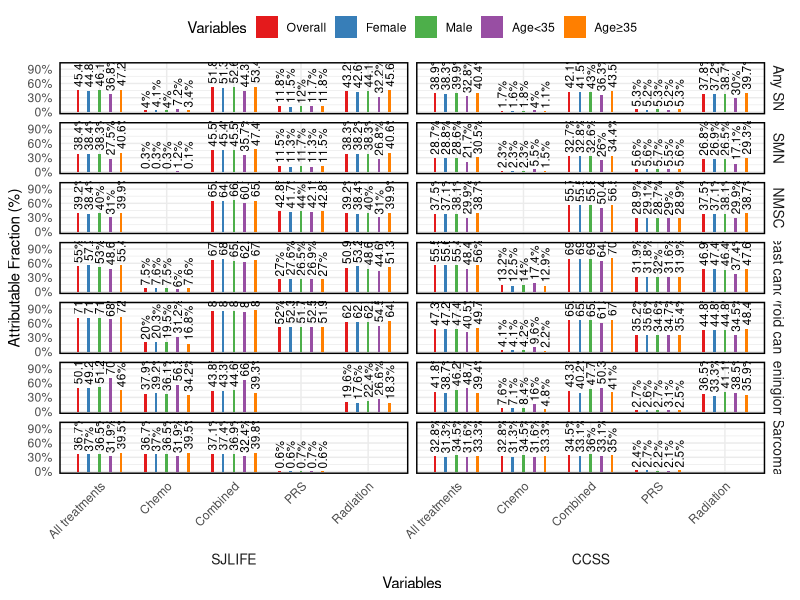

The R source for this figure:
library(ggplot2)

# Your data
df <- read.table(text = "Cohort	SN_types	Variables	Overall	Female	Male	Age<35	Age≥35
SJLIFE	Any SN (605)	Radiation	0.432	0.426	0.441	0.322	0.456
SJLIFE	Any SN (605)	Chemo	0.04	0.041	0.04	0.072	0.034
SJLIFE	Any SN (605)	All treatments	0.454	0.448	0.461	0.368	0.472
SJLIFE	Any SN (605)	PRS	0.118	0.115	0.12	0.117	0.118
SJLIFE	Any SN (605)	Lifestyle	NA	NA	NA	NA	NA
SJLIFE	Any SN (605)	Combined	0.518	0.513	0.526	0.443	0.534
SJLIFE	SMN (462)	Radiation	0.383	0.382	0.383	0.268	0.406
SJLIFE	SMN (462)	Chemo	0.003	0.003	0.003	0.012	0.001
SJLIFE	SMN (462)	All treatments	0.384	0.384	0.383	0.275	0.406
SJLIFE	SMN (462)	PRS	0.115	0.113	0.117	0.113	0.115
SJLIFE	SMN (462)	Lifestyle	NA	NA	NA	NA	NA
SJLIFE	SMN (462)	Combined	0.455	0.454	0.455	0.357	0.474
SJLIFE	NMSC (249)	Radiation	0.392	0.384	0.4	0.31	0.399
SJLIFE	NMSC (249)	Chemo	NA	NA	NA	NA	NA
SJLIFE	NMSC (249)	All treatments	0.392	0.384	0.4	0.31	0.399
SJLIFE	NMSC (249)	PRS	0.428	0.417	0.44	0.421	0.428
SJLIFE	NMSC (249)	Lifestyle	NA	NA	NA	NA	NA
SJLIFE	NMSC (249)	Combined	0.652	0.644	0.662	0.601	0.657
SJLIFE	Breast cancer (76)	Radiation	0.509	0.532	0.486	0.446	0.513
SJLIFE	Breast cancer (76)	Chemo	0.075	0.076	0.075	0.06	0.076
SJLIFE	Breast cancer (76)	All treatments	0.55	0.572	0.53	0.486	0.554
SJLIFE	Breast cancer (76)	PRS	0.27	0.276	0.265	0.269	0.27
SJLIFE	Breast cancer (76)	Lifestyle	NA	NA	NA	NA	NA
SJLIFE	Breast cancer (76)	Combined	0.672	0.689	0.655	0.622	0.675
SJLIFE	Thyroid cancer (86)	Radiation	0.624	0.626	0.622	0.545	0.647
SJLIFE	Thyroid cancer (86)	Chemo	0.2	0.203	0.195	0.312	0.168
SJLIFE	Thyroid cancer (86)	All treatments	0.714	0.716	0.712	0.68	0.724
SJLIFE	Thyroid cancer (86)	PRS	0.52	0.523	0.517	0.525	0.519
SJLIFE	Thyroid cancer (86)	Lifestyle	NA	NA	NA	NA	NA
SJLIFE	Thyroid cancer (86)	Combined	0.862	0.863	0.861	0.844	0.867
SJLIFE	Meningioma (149)	Radiation	0.196	0.176	0.224	0.266	0.183
SJLIFE	Meningioma (149)	Chemo	0.379	0.392	0.361	0.563	0.342
SJLIFE	Meningioma (149)	All treatments	0.501	0.492	0.512	0.704	0.46
SJLIFE	Meningioma (149)	PRS	-0.125	-0.116	-0.137	-0.13	-0.124
SJLIFE	Meningioma (149)	Lifestyle	NA	NA	NA	NA	NA
SJLIFE	Meningioma (149)	Combined	0.438	0.433	0.446	0.666	0.393
SJLIFE	Sarcoma (32)	Radiation	NA	NA	NA	NA	NA
SJLIFE	Sarcoma (32)	Chemo	0.367	0.37	0.365	0.319	0.395
SJLIFE	Sarcoma (32)	All treatments	0.367	0.37	0.365	0.319	0.395
SJLIFE	Sarcoma (32)	PRS	0.006	0.006	0.007	0.007	0.006
SJLIFE	Sarcoma (32)	Lifestyle	NA	NA	NA	NA	NA
SJLIFE	Sarcoma (32)	Combined	0.371	0.374	0.369	0.324	0.398
CCSS	Any SN (1611)	Radiation	0.378	0.372	0.387	0.3	0.397
CCSS	Any SN (1611)	Chemo	0.017	0.016	0.018	0.04	0.011
CCSS	Any SN (1611)	All treatments	0.389	0.383	0.399	0.328	0.404
CCSS	Any SN (1611)	PRS	0.053	0.052	0.053	0.052	0.053
CCSS	Any SN (1611)	Lifestyle	NA	NA	NA	NA	NA
CCSS	Any SN (1611)	Combined	0.421	0.415	0.43	0.363	0.435
CCSS	SMN (762)	Radiation	0.268	0.269	0.265	0.171	0.293
CCSS	SMN (762)	Chemo	0.023	0.023	0.023	0.055	0.015
CCSS	SMN (762)	All treatments	0.287	0.288	0.286	0.217	0.305
CCSS	SMN (762)	PRS	0.056	0.056	0.057	0.055	0.056
CCSS	SMN (762)	Lifestyle	NA	NA	NA	NA	NA
CCSS	SMN (762)	Combined	0.327	0.328	0.326	0.26	0.344
CCSS	NMSC (769)	Radiation	0.375	0.371	0.381	0.299	0.387
CCSS	NMSC (769)	Chemo	NA	NA	NA	NA	NA
CCSS	NMSC (769)	All treatments	0.375	0.371	0.381	0.299	0.387
CCSS	NMSC (769)	PRS	0.289	0.291	0.287	0.29	0.289
CCSS	NMSC (769)	Lifestyle	NA	NA	NA	NA	NA
CCSS	NMSC (769)	Combined	0.557	0.555	0.558	0.504	0.565
CCSS	Breast cancer (294)	Radiation	0.469	0.474	0.464	0.374	0.476
CCSS	Breast cancer (294)	Chemo	0.132	0.125	0.14	0.174	0.129
CCSS	Breast cancer (294)	All treatments	0.555	0.556	0.554	0.484	0.56
CCSS	Breast cancer (294)	PRS	0.319	0.318	0.32	0.316	0.319
CCSS	Breast cancer (294)	Lifestyle	NA	NA	NA	NA	NA
CCSS	Breast cancer (294)	Combined	0.697	0.698	0.697	0.646	0.701
CCSS	Thyroid cancer (163)	Radiation	0.448	0.448	0.448	0.345	0.484
CCSS	Thyroid cancer (163)	Chemo	0.041	0.041	0.042	0.096	0.022
CCSS	Thyroid cancer (163)	All treatments	0.473	0.472	0.474	0.405	0.497
CCSS	Thyroid cancer (163)	PRS	0.352	0.356	0.346	0.347	0.354
CCSS	Thyroid cancer (163)	Lifestyle	NA	NA	NA	NA	NA
CCSS	Thyroid cancer (163)	Combined	0.659	0.659	0.658	0.613	0.675
CCSS	Meningioma (255)	Radiation	0.365	0.333	0.411	0.385	0.359
CCSS	Meningioma (255)	Chemo	0.076	0.071	0.084	0.16	0.048
CCSS	Meningioma (255)	All treatments	0.418	0.387	0.462	0.487	0.394
CCSS	Meningioma (255)	PRS	0.027	0.026	0.027	0.031	0.025
CCSS	Meningioma (255)	Lifestyle	NA	NA	NA	NA	NA
CCSS	Meningioma (255)	Combined	0.433	0.402	0.477	0.503	0.41
CCSS	Sarcoma (60)	Radiation	NA	NA	NA	NA	NA
CCSS	Sarcoma (60)	Chemo	0.328	0.313	0.345	0.316	0.333
CCSS	Sarcoma (60)	All treatments	0.328	0.313	0.345	0.316	0.333
CCSS	Sarcoma (60)	PRS	0.024	0.027	0.022	0.021	0.025
CCSS	Sarcoma (60)	Lifestyle	NA	NA	NA	NA	NA
CCSS	Sarcoma (60)	Combined	0.345	0.331	0.36	0.331	0.35
", header = TRUE, sep = "\t", check.names = FALSE)

df <- df[!grepl("Lifestyle", df$Variables),]

df$n <- gsub("\\D", "", df$SN_types)
df$SN_types <- sub("\\s*\\(.*", "", df$SN_types)

# Melt the data to long format
df_melted <- reshape2::melt(df, id.vars = c("SN_types", "Cohort", "Variables", "n"))
df_melted$value <- df_melted$value *100

## Fix the plot positions
df_melted$SN_types <- factor(df_melted$SN_types, levels = c("Any SN", "SMN", "NMSC", "Breast cancer", "Thyroid cancer", "Meningioma", "Sarcoma"))
df_melted$Cohort <- factor(df_melted$Cohort, levels = c("SJLIFE", "CCSS"))

library(RColorBrewer)

# Define the number of colors you need (corresponding to the number of variables)
num_colors <- length(unique(df_melted$variable))
color_palette <- brewer.pal(num_colors, "Set1")

###########################################################
# Create the plot with facets on the left and right and with %
ggplot(df_melted, aes(x = Variables, y = value, fill = factor(variable))) +
  geom_bar(stat = "identity", position = position_dodge(width = 0.8), width = 0.2) +
  labs(x = "Variables", y = "Attributable Fraction (%)", fill = "Variables") +
  scale_fill_manual(values = color_palette) +
  theme_minimal() +
  theme(axis.text.x = element_text(angle = 45, hjust = 1),
        legend.position = "top",
        strip.text = element_text(size = 10),  # Adjust the size of facet text
        strip.background = element_blank(),    # Remove facet background color
        strip.placement = "outside",           # Place facet labels outside the plot
        panel.border = element_rect(color = "black", fill = NA, size = 1)  # Add border between facets
  ) +
  facet_grid(SN_types ~ Cohort, scales = "free_x", space = "free_x", switch = "x", ) +
  # facet_grid(.~ Cohort, scales = "free_x", space = "free_x", switch = "x", ) +
  scale_y_continuous(labels = scales::percent_format(scale = 1),    # Format Y-axis labels as percentages
                     limits = c(0, 100), breaks = seq(0, 100, 30)) +
  guides(fill = guide_legend(nrow = 1)) +  # Limits the legend to one row
  geom_text(aes(label = paste0(round(value, 2), "%")),   # Add percentage symbol to the label
            position = position_dodge(width = 0.8), 
            hjust = -0.1,                                 # Adjust vertical position of the labels above the bars
            size = 3,
            angle = 90) 

##########################################################
# # Create the plot with facets on the left and right
# ggplot(df_melted, aes(x = Variables, y = value, fill = factor(variable))) +
#   geom_bar(stat = "identity", position = position_dodge(width = 0.8), width = 0.6) +
#   labs(x = "Variables", y = "Attributable Fraction", fill = "Variables") +
#   scale_fill_manual(values = color_palette) +
#   theme_minimal() +
#   theme(axis.text.x = element_text(angle = 45, hjust = 1),
#         legend.position = "top",
#         strip.text = element_text(size = 10),  # Adjust the size of facet text
#         strip.background = element_blank(),    # Remove facet background color
#         strip.placement = "outside",           # Place facet labels outside the plot
#         panel.border = element_rect(color = "black", fill = NA, size = 1)  # Add border between facets
#   ) +
#   facet_grid(SN_types ~ Cohort, scales = "free_x", space = "free_x", switch = "x", ) +
#   # facet_grid(.~ Cohort, scales = "free_x", space = "free_x", switch = "x", ) +
#   scale_y_continuous(limits = c(0, 100), breaks = seq(0, 100, 20)) +
#   guides(fill = guide_legend(nrow = 1)) +  # Limits the legend to one row
#   geom_text(aes(label = round(value, 2)), 
#             position = position_dodge(width = 0.8), 
#             hjust = -0.1, 
#             size = 3,
#             angle = 90)  # Add numeric labels above each bar and rotate them vertically


# ##########################################################
# # Create the plot with facets
# ggplot(df_melted, aes(x = Variables, y = value, fill = factor(variable))) +
#   geom_bar(stat = "identity", position = position_dodge(width = 0.8), width = 0.6) +
#   labs(x = "Variables", y = "Attributable Fraction", fill = "Variables") +
#   scale_fill_manual(values = color_palette) +
#   theme_minimal() +
#   theme(axis.text.x = element_text(angle = 45, hjust = 1),
#         legend.position = "top",
#         strip.text = element_text(size = 10),  # Adjust the size of facet text
#         strip.background = element_blank(),    # Remove facet background color
#         strip.placement = "outside",           # Place facet labels outside the plot
#         panel.border = element_rect(color = "black", fill = NA, size = 1)  # Add border between facets
#   ) +
#   facet_grid(Cohort ~ SN_types, scales = "free_y", space = "free_y", switch = "y") +
#   scale_y_continuous(limits = c(-0.2, 1), breaks = seq(-0.2, 1, 0.2)) +
#   guides(fill = guide_legend(nrow = 1)) +  # Limits the legend to one row
#   geom_text(aes(label = round(value, 2)),
#             position = position_dodge(width = 0.8),
#             hjust = -0.1,
#             size = 3,
#             angle = 90)
